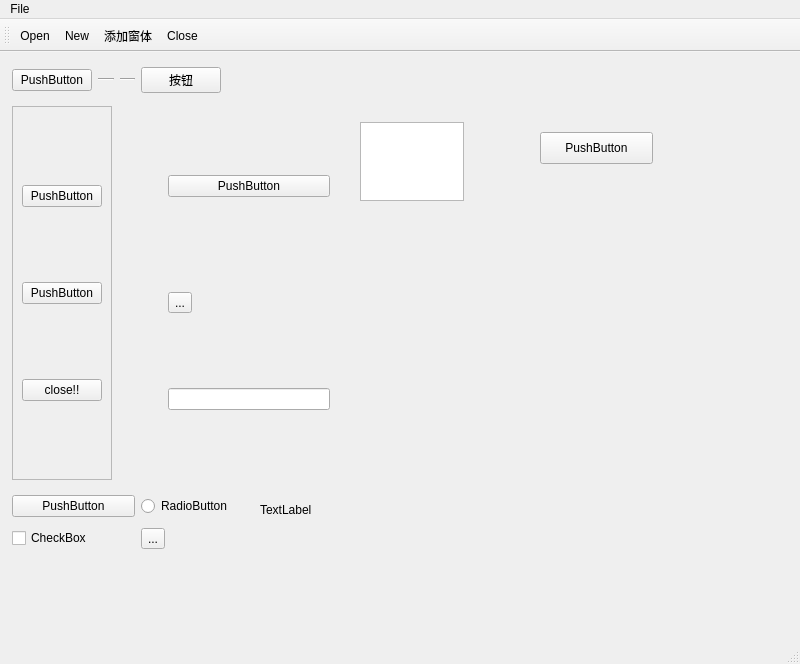
<?xml version="1.0" encoding="UTF-8"?>
<ui version="4.0">
 <class>MainWindow</class>
 <widget class="QMainWindow" name="MainWindow">
  <property name="geometry">
   <rect>
    <x>0</x>
    <y>0</y>
    <width>800</width>
    <height>664</height>
   </rect>
  </property>
  <property name="cursor">
   <cursorShape>ArrowCursor</cursorShape>
  </property>
  <property name="windowTitle">
   <string>MainWindow</string>
  </property>
  <property name="windowIcon">
   <iconset resource="apprcc.qrc">
    <normaloff>:/pic/最强大脑证书.jpg</normaloff>:/pic/最强大脑证书.jpg</iconset>
  </property>
  <widget class="QWidget" name="centralwidget">
   <widget class="QLabel" name="label">
    <property name="geometry">
     <rect>
      <x>260</x>
      <y>450</y>
      <width>60</width>
      <height>16</height>
     </rect>
    </property>
    <property name="text">
     <string>TextLabel</string>
    </property>
    <property name="buddy">
     <cstring>pushButton_6</cstring>
    </property>
   </widget>
   <widget class="QWidget" name="layoutWidget">
    <property name="geometry">
     <rect>
      <x>12</x>
      <y>12</y>
      <width>209</width>
      <height>32</height>
     </rect>
    </property>
    <layout class="QHBoxLayout" name="horizontalLayout_2">
     <item>
      <widget class="QPushButton" name="pushButton_4">
       <property name="text">
        <string>PushButton</string>
       </property>
      </widget>
     </item>
     <item>
      <widget class="Line" name="line_2">
       <property name="orientation">
        <enum>Qt::Horizontal</enum>
       </property>
      </widget>
     </item>
     <item>
      <widget class="Line" name="line">
       <property name="orientation">
        <enum>Qt::Horizontal</enum>
       </property>
      </widget>
     </item>
     <item>
      <widget class="QPushButton" name="pushButton_5">
       <property name="text">
        <string>按钮</string>
       </property>
      </widget>
     </item>
    </layout>
   </widget>
   <widget class="QWidget" name="layoutWidget">
    <property name="geometry">
     <rect>
      <x>12</x>
      <y>54</y>
      <width>318</width>
      <height>374</height>
     </rect>
    </property>
    <layout class="QGridLayout" name="gridLayout">
     <item row="0" column="0">
      <widget class="QFrame" name="frame">
       <property name="frameShape">
        <enum>QFrame::StyledPanel</enum>
       </property>
       <property name="frameShadow">
        <enum>QFrame::Raised</enum>
       </property>
       <layout class="QVBoxLayout" name="verticalLayout_2">
        <item>
         <widget class="QPushButton" name="pushButton_1">
          <property name="text">
           <string>PushButton</string>
          </property>
         </widget>
        </item>
        <item>
         <widget class="QPushButton" name="pushButton_2">
          <property name="text">
           <string>PushButton</string>
          </property>
         </widget>
        </item>
        <item>
         <widget class="QPushButton" name="closeWinBtn">
          <property name="text">
           <string>close!!</string>
          </property>
         </widget>
        </item>
       </layout>
      </widget>
     </item>
     <item row="0" column="2">
      <layout class="QVBoxLayout" name="verticalLayout">
       <item>
        <widget class="QPushButton" name="pushButton">
         <property name="text">
          <string>PushButton</string>
         </property>
        </widget>
       </item>
       <item>
        <spacer name="horizontalSpacer">
         <property name="orientation">
          <enum>Qt::Horizontal</enum>
         </property>
         <property name="sizeHint" stdset="0">
          <size>
           <width>40</width>
           <height>20</height>
          </size>
         </property>
        </spacer>
       </item>
       <item>
        <widget class="QToolButton" name="toolButton">
         <property name="text">
          <string>...</string>
         </property>
        </widget>
       </item>
       <item>
        <widget class="QLineEdit" name="lineEdit"/>
       </item>
      </layout>
     </item>
     <item row="0" column="1">
      <spacer name="verticalSpacer">
       <property name="orientation">
        <enum>Qt::Vertical</enum>
       </property>
       <property name="sizeHint" stdset="0">
        <size>
         <width>50</width>
         <height>40</height>
        </size>
       </property>
      </spacer>
     </item>
    </layout>
   </widget>
   <widget class="QWidget" name="layoutWidget">
    <property name="geometry">
     <rect>
      <x>12</x>
      <y>438</y>
      <width>220</width>
      <height>64</height>
     </rect>
    </property>
    <layout class="QGridLayout" name="gridLayout_2">
     <item row="0" column="0">
      <widget class="QPushButton" name="pushButton_6">
       <property name="text">
        <string>PushButton</string>
       </property>
      </widget>
     </item>
     <item row="0" column="1">
      <widget class="QRadioButton" name="radioButton">
       <property name="text">
        <string>RadioButton</string>
       </property>
      </widget>
     </item>
     <item row="1" column="0">
      <widget class="QCheckBox" name="checkBox">
       <property name="text">
        <string>CheckBox</string>
       </property>
      </widget>
     </item>
     <item row="1" column="1">
      <widget class="QToolButton" name="toolButton_2">
       <property name="text">
        <string>...</string>
       </property>
      </widget>
     </item>
    </layout>
   </widget>
   <widget class="QTextEdit" name="textEdit">
    <property name="geometry">
     <rect>
      <x>360</x>
      <y>70</y>
      <width>104</width>
      <height>79</height>
     </rect>
    </property>
   </widget>
   <widget class="QLabel" name="label_2">
    <property name="geometry">
     <rect>
      <x>350</x>
      <y>180</y>
      <width>421</width>
      <height>391</height>
     </rect>
    </property>
    <property name="text">
     <string/>
    </property>
    <property name="pixmap">
     <pixmap resource="apprcc.qrc">:/pic/最强大脑证书.jpg</pixmap>
    </property>
   </widget>
   <widget class="QPushButton" name="pushButton_3">
    <property name="geometry">
     <rect>
      <x>540</x>
      <y>80</y>
      <width>113</width>
      <height>32</height>
     </rect>
    </property>
    <property name="text">
     <string>PushButton</string>
    </property>
   </widget>
  </widget>
  <widget class="QMenuBar" name="menubar">
   <property name="geometry">
    <rect>
     <x>0</x>
     <y>0</y>
     <width>800</width>
     <height>22</height>
    </rect>
   </property>
   <widget class="QMenu" name="menuMy_first_windows">
    <property name="title">
     <string>File</string>
    </property>
    <addaction name="fileOpenAction"/>
    <addaction name="actionnew"/>
    <addaction name="actionClose"/>
   </widget>
   <addaction name="menuMy_first_windows"/>
  </widget>
  <widget class="QStatusBar" name="statusbar"/>
  <widget class="QToolBar" name="toolBar">
   <property name="windowTitle">
    <string>toolBar</string>
   </property>
   <attribute name="toolBarArea">
    <enum>TopToolBarArea</enum>
   </attribute>
   <attribute name="toolBarBreak">
    <bool>false</bool>
   </attribute>
   <addaction name="fileOpenAction"/>
   <addaction name="actionnew"/>
   <addaction name="addWinAction"/>
   <addaction name="actionClose"/>
  </widget>
  <action name="fileOpenAction">
   <property name="checkable">
    <bool>true</bool>
   </property>
   <property name="text">
    <string>Open</string>
   </property>
   <property name="toolTip">
    <string>&lt;html&gt;&lt;head/&gt;&lt;body&gt;&lt;p&gt;&lt;span style=&quot; font-weight:600; font-style:italic; text-decoration: underline; color:#fd8008;&quot;&gt;open&lt;/span&gt;&lt;/p&gt;&lt;/body&gt;&lt;/html&gt;</string>
   </property>
   <property name="shortcut">
    <string>Meta+A</string>
   </property>
  </action>
  <action name="actionnew">
   <property name="text">
    <string>New</string>
   </property>
  </action>
  <action name="actionClose">
   <property name="text">
    <string>Close</string>
   </property>
  </action>
  <action name="addWinAction">
   <property name="text">
    <string>添加窗体</string>
   </property>
   <property name="toolTip">
    <string>添加窗体</string>
   </property>
  </action>
  <action name="actiontest">
   <property name="text">
    <string>test</string>
   </property>
   <property name="toolTip">
    <string>test</string>
   </property>
  </action>
 </widget>
 <tabstops>
  <tabstop>pushButton_1</tabstop>
  <tabstop>pushButton_2</tabstop>
  <tabstop>closeWinBtn</tabstop>
  <tabstop>lineEdit</tabstop>
  <tabstop>pushButton</tabstop>
  <tabstop>pushButton_5</tabstop>
  <tabstop>pushButton_6</tabstop>
  <tabstop>toolButton_2</tabstop>
  <tabstop>radioButton</tabstop>
  <tabstop>checkBox</tabstop>
  <tabstop>toolButton</tabstop>
  <tabstop>pushButton_4</tabstop>
 </tabstops>
 <resources>
  <include location="apprcc.qrc"/>
 </resources>
 <connections>
  <connection>
   <sender>closeWinBtn</sender>
   <signal>clicked()</signal>
   <receiver>MainWindow</receiver>
   <slot>close()</slot>
   <hints>
    <hint type="sourcelabel">
     <x>79</x>
     <y>390</y>
    </hint>
    <hint type="destinationlabel">
     <x>260</x>
     <y>318</y>
    </hint>
   </hints>
  </connection>
  <connection>
   <sender>pushButton_4</sender>
   <signal>pressed()</signal>
   <receiver>pushButton_5</receiver>
   <slot>hide()</slot>
   <hints>
    <hint type="sourcelabel">
     <x>72</x>
     <y>64</y>
    </hint>
    <hint type="destinationlabel">
     <x>187</x>
     <y>78</y>
    </hint>
   </hints>
  </connection>
  <connection>
   <sender>pushButton_4</sender>
   <signal>released()</signal>
   <receiver>pushButton_5</receiver>
   <slot>show()</slot>
   <hints>
    <hint type="sourcelabel">
     <x>45</x>
     <y>77</y>
    </hint>
    <hint type="destinationlabel">
     <x>167</x>
     <y>68</y>
    </hint>
   </hints>
  </connection>
  <connection>
   <sender>checkBox</sender>
   <signal>clicked(bool)</signal>
   <receiver>lineEdit</receiver>
   <slot>hide()</slot>
   <hints>
    <hint type="sourcelabel">
     <x>28</x>
     <y>536</y>
    </hint>
    <hint type="destinationlabel">
     <x>239</x>
     <y>461</y>
    </hint>
   </hints>
  </connection>
  <connection>
   <sender>pushButton_3</sender>
   <signal>pressed()</signal>
   <receiver>actiontest</receiver>
   <slot>trigger()</slot>
   <hints>
    <hint type="sourcelabel">
     <x>596</x>
     <y>143</y>
    </hint>
    <hint type="destinationlabel">
     <x>-1</x>
     <y>-1</y>
    </hint>
   </hints>
  </connection>
 </connections>
</ui>
